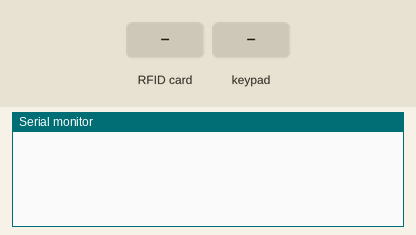
The sketch below on a simulated Arduino Uno, built with avr-gcc and run on an emulated ATmega328P. On the bench: the last lines printed to the serial monitor. Inputs (shaded band) come from the test bench.

Above: at 1.2 s.
1.3 s: RFID card 5E 7A 19 C4 held to the reader
At 1.7 s:
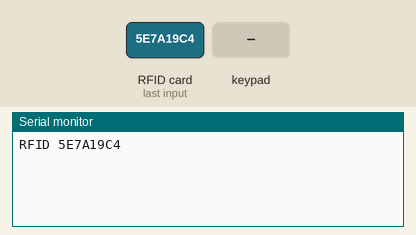
2.8 s: key '1' pressed
At 3.8 s:
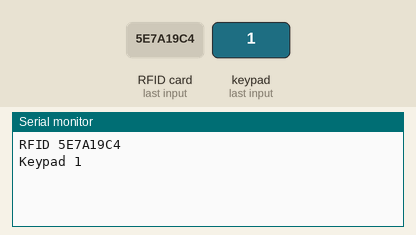
4.3 s: keypad keys 8 8 0 9 # pressed 0.4 s apart
At 7.1 s:
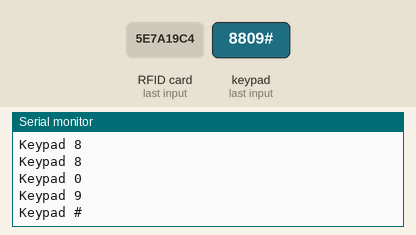
7.8 s: key 'A' pressed
At 8.8 s:
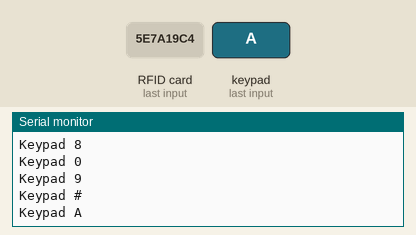
9.3 s: keypad keys 8 8 0 9 * pressed 0.4 s apart
At 12.1 s:
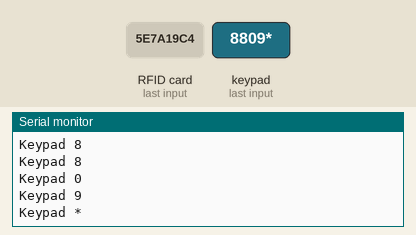
12.8 s: key 'B' pressed
At 13.8 s:
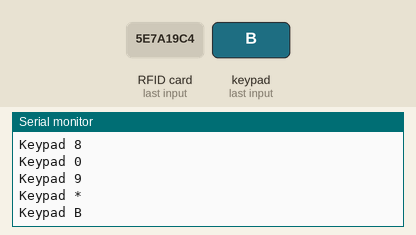
Timing chart, 0 to 15.3 s (numbered marks = the images above; inputs shaded):
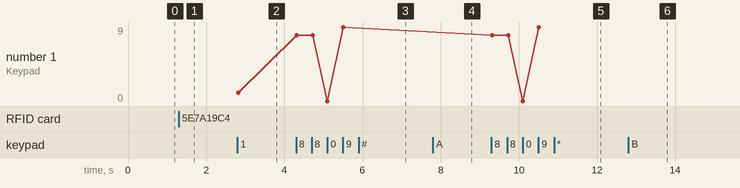

Measured:
- after the input at 1.3 s, the serial monitor: prints a new line at once (image 1)
- after the input at 2.8 s, the serial monitor: prints a new line at once (image 2)
- after the input at 4.3 s, the serial monitor: prints a new line at once (image 3)
- after the input at 7.8 s, the serial monitor: prints a new line at once (image 4)
- after the input at 9.3 s, the serial monitor: prints a new line at once (image 5)
- after the input at 12.8 s, the serial monitor: prints a new line at once (image 6)
- plotted number 1: 1 → 9 after the input at 4.3 s

The sketch:

Bank_Code_project_3.ino.ino
```cpp
#include <Keypad.h>
#define password_length 5 // 4 cijfers en een NULL
#define LOCK_PIN 12

#include <SPI.h>
#include <MFRC522.h>

int pas = 0;

#define RST_PIN         9           // Configurable, see typical pin layout above
#define SS_PIN          10          // Configurable, see typical pin layout above
MFRC522 mfrc522(SS_PIN, RST_PIN);   // Create MFRC522 instance.

const byte ROWS = 4; //vier rijen
const byte COLS = 4; //vier kolommen

char keys[ROWS][COLS] = {
  {'1', '2', '3', 'A'},
  {'4', '5', '6', 'B'},
  {'7', '8', '9', 'C'},
  {'*', '0', '#', 'D'}
};                  //layout van keypad

byte rowPins[ROWS] = {5, 4, 3, 2}; //digitale inputs voor de rijen
byte colPins[COLS] = {A0, A1, A2, A3}; //digitale inputs voor de kolommen

char pass[password_length] = "8809"; //geheime code
char passdata[password_length]; //de array waar de invoer in weggezet wordt
byte data_index = 0, pass_index = 0; //bijhouders voor de invoer

//instantie maken van keypad object
Keypad keypad = Keypad(makeKeymap(keys), colPins, rowPins, ROWS, COLS);


//codefragment of main function loop()
void setup() {
  pinMode(LOCK_PIN, OUTPUT);

  Serial.begin(2000000);
  SPI.begin();      // Initiate  SPI bus
  mfrc522.PCD_Init();   // Initiate MFRC522

  digitalWrite(LOCK_PIN, LOW);
}

void loop() {
  char key = keypad.getKey();

  if (key) {
    Serial.print("Keypad ");
    Serial.println(key);
    delay(100);
  }

  if ( ! mfrc522.PICC_IsNewCardPresent())
  {
    return;
  }
  // Select one of the cards
  if ( ! mfrc522.PICC_ReadCardSerial())
  {
    return;
  }

  //print RFID + UID code
  String content;
  byte letter;

  for (byte i = 0; i < mfrc522.uid.size; i++)
  {

    //Serial.print(mfrc522.uid.uidByte[i] < 0x10 ? "0" : "");
    //Serial.print(mfrc522.uid.uidByte[i], HEX);


    content.concat(String(mfrc522.uid.uidByte[i] < 0x10 ? "0" : ""));
    content.concat(String(mfrc522.uid.uidByte[i], HEX));

  }
 if (content != 0){
  content.toUpperCase();

  Serial.println("RFID " + content);
 // Serial.println();
delay(500);
 }
}
```
